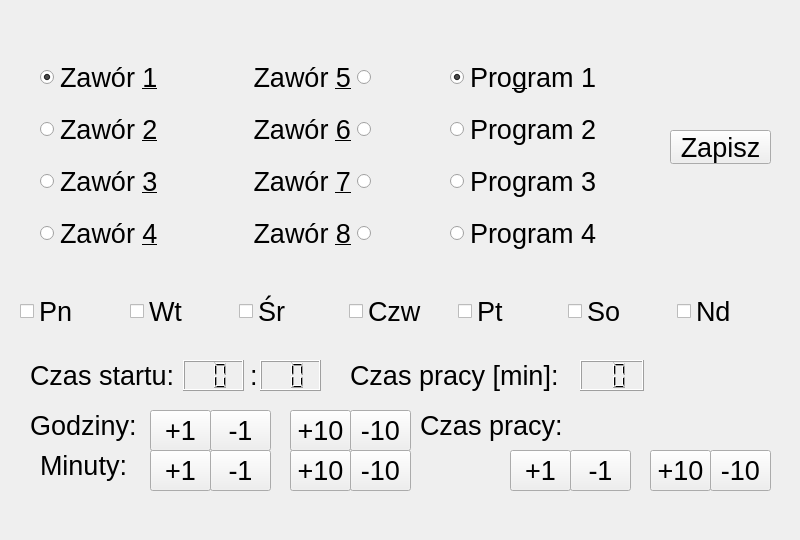
<?xml version="1.0" encoding="UTF-8"?>
<ui version="4.0">
 <class>ProgramForm</class>
 <widget class="QWidget" name="ProgramForm">
  <property name="geometry">
   <rect>
    <x>0</x>
    <y>0</y>
    <width>800</width>
    <height>540</height>
   </rect>
  </property>
  <property name="windowTitle">
   <string>Form</string>
  </property>
  <widget class="QWidget" name="gridLayoutWidget">
   <property name="geometry">
    <rect>
     <x>40</x>
     <y>50</y>
     <width>331</width>
     <height>211</height>
    </rect>
   </property>
   <property name="font">
    <font>
     <pointsize>20</pointsize>
    </font>
   </property>
   <layout class="QGridLayout" name="gridLayout">
    <item row="0" column="0">
     <widget class="QRadioButton" name="v1Button">
      <property name="text">
       <string>Zawór &amp;1</string>
      </property>
      <property name="checked">
       <bool>true</bool>
      </property>
     </widget>
    </item>
    <item row="1" column="0">
     <widget class="QRadioButton" name="v2Button">
      <property name="text">
       <string>Zawór &amp;2</string>
      </property>
     </widget>
    </item>
    <item row="2" column="0">
     <widget class="QRadioButton" name="v3Button">
      <property name="text">
       <string>Zawór &amp;3</string>
      </property>
     </widget>
    </item>
    <item row="3" column="0">
     <widget class="QRadioButton" name="v4Button">
      <property name="text">
       <string>Zawór &amp;4</string>
      </property>
     </widget>
    </item>
    <item row="0" column="1">
     <widget class="QRadioButton" name="v5Button">
      <property name="layoutDirection">
       <enum>Qt::RightToLeft</enum>
      </property>
      <property name="text">
       <string>Zawór &amp;5</string>
      </property>
     </widget>
    </item>
    <item row="1" column="1">
     <widget class="QRadioButton" name="v6Button">
      <property name="layoutDirection">
       <enum>Qt::RightToLeft</enum>
      </property>
      <property name="text">
       <string>Zawór &amp;6</string>
      </property>
     </widget>
    </item>
    <item row="2" column="1">
     <widget class="QRadioButton" name="v7Button">
      <property name="layoutDirection">
       <enum>Qt::RightToLeft</enum>
      </property>
      <property name="text">
       <string>Zawór &amp;7</string>
      </property>
     </widget>
    </item>
    <item row="3" column="1">
     <widget class="QRadioButton" name="v8Button">
      <property name="layoutDirection">
       <enum>Qt::RightToLeft</enum>
      </property>
      <property name="text">
       <string>Zawór &amp;8</string>
      </property>
     </widget>
    </item>
   </layout>
  </widget>
  <widget class="QWidget" name="verticalLayoutWidget">
   <property name="geometry">
    <rect>
     <x>450</x>
     <y>50</y>
     <width>189</width>
     <height>211</height>
    </rect>
   </property>
   <layout class="QVBoxLayout" name="verticalLayout">
    <item>
     <widget class="QRadioButton" name="programButton_1">
      <property name="font">
       <font>
        <pointsize>20</pointsize>
       </font>
      </property>
      <property name="text">
       <string>Pro&amp;gram 1</string>
      </property>
      <property name="checked">
       <bool>true</bool>
      </property>
     </widget>
    </item>
    <item>
     <widget class="QRadioButton" name="programButton_2">
      <property name="font">
       <font>
        <pointsize>20</pointsize>
       </font>
      </property>
      <property name="text">
       <string>Program 2</string>
      </property>
     </widget>
    </item>
    <item>
     <widget class="QRadioButton" name="programButton_4">
      <property name="font">
       <font>
        <pointsize>20</pointsize>
       </font>
      </property>
      <property name="text">
       <string>Program 3</string>
      </property>
     </widget>
    </item>
    <item>
     <widget class="QRadioButton" name="programButton_3">
      <property name="font">
       <font>
        <pointsize>20</pointsize>
       </font>
      </property>
      <property name="text">
       <string>Program 4</string>
      </property>
     </widget>
    </item>
   </layout>
  </widget>
  <widget class="QWidget" name="horizontalLayoutWidget">
   <property name="geometry">
    <rect>
     <x>20</x>
     <y>290</y>
     <width>761</width>
     <height>43</height>
    </rect>
   </property>
   <layout class="QHBoxLayout" name="horizontalLayout">
    <item>
     <widget class="QCheckBox" name="checkBox_1">
      <property name="font">
       <font>
        <pointsize>20</pointsize>
       </font>
      </property>
      <property name="text">
       <string>Pn</string>
      </property>
     </widget>
    </item>
    <item>
     <widget class="QCheckBox" name="checkBox_2">
      <property name="font">
       <font>
        <pointsize>20</pointsize>
       </font>
      </property>
      <property name="text">
       <string>Wt</string>
      </property>
     </widget>
    </item>
    <item>
     <widget class="QCheckBox" name="checkBox_3">
      <property name="font">
       <font>
        <pointsize>20</pointsize>
       </font>
      </property>
      <property name="text">
       <string>Śr</string>
      </property>
     </widget>
    </item>
    <item>
     <widget class="QCheckBox" name="checkBox_4">
      <property name="font">
       <font>
        <pointsize>20</pointsize>
       </font>
      </property>
      <property name="text">
       <string>Czw</string>
      </property>
     </widget>
    </item>
    <item>
     <widget class="QCheckBox" name="checkBox_5">
      <property name="font">
       <font>
        <pointsize>20</pointsize>
       </font>
      </property>
      <property name="text">
       <string>Pt</string>
      </property>
     </widget>
    </item>
    <item>
     <widget class="QCheckBox" name="checkBox_6">
      <property name="font">
       <font>
        <pointsize>20</pointsize>
       </font>
      </property>
      <property name="text">
       <string>So</string>
      </property>
     </widget>
    </item>
    <item>
     <widget class="QCheckBox" name="checkBox_7">
      <property name="font">
       <font>
        <pointsize>20</pointsize>
       </font>
      </property>
      <property name="text">
       <string>Nd</string>
      </property>
     </widget>
    </item>
   </layout>
  </widget>
  <widget class="QLabel" name="label">
   <property name="geometry">
    <rect>
     <x>30</x>
     <y>360</y>
     <width>151</width>
     <height>31</height>
    </rect>
   </property>
   <property name="font">
    <font>
     <pointsize>20</pointsize>
    </font>
   </property>
   <property name="text">
    <string>Czas startu:</string>
   </property>
  </widget>
  <widget class="QLCDNumber" name="hourLCDNumber">
   <property name="geometry">
    <rect>
     <x>183</x>
     <y>360</y>
     <width>61</width>
     <height>31</height>
    </rect>
   </property>
   <property name="digitCount">
    <number>2</number>
   </property>
  </widget>
  <widget class="QLCDNumber" name="minLCDNumber">
   <property name="geometry">
    <rect>
     <x>260</x>
     <y>360</y>
     <width>61</width>
     <height>31</height>
    </rect>
   </property>
   <property name="digitCount">
    <number>2</number>
   </property>
  </widget>
  <widget class="QLabel" name="label_2">
   <property name="geometry">
    <rect>
     <x>250</x>
     <y>360</y>
     <width>20</width>
     <height>31</height>
    </rect>
   </property>
   <property name="font">
    <font>
     <pointsize>20</pointsize>
    </font>
   </property>
   <property name="text">
    <string>:</string>
   </property>
  </widget>
  <widget class="QLabel" name="label_3">
   <property name="geometry">
    <rect>
     <x>30</x>
     <y>410</y>
     <width>111</width>
     <height>31</height>
    </rect>
   </property>
   <property name="font">
    <font>
     <pointsize>20</pointsize>
    </font>
   </property>
   <property name="text">
    <string>Godziny:</string>
   </property>
  </widget>
  <widget class="QLabel" name="label_4">
   <property name="geometry">
    <rect>
     <x>40</x>
     <y>450</y>
     <width>111</width>
     <height>31</height>
    </rect>
   </property>
   <property name="font">
    <font>
     <pointsize>20</pointsize>
    </font>
   </property>
   <property name="text">
    <string>Minuty:</string>
   </property>
  </widget>
  <widget class="QLabel" name="label_5">
   <property name="geometry">
    <rect>
     <x>350</x>
     <y>360</y>
     <width>221</width>
     <height>31</height>
    </rect>
   </property>
   <property name="font">
    <font>
     <pointsize>20</pointsize>
    </font>
   </property>
   <property name="text">
    <string>Czas pracy [min]:</string>
   </property>
  </widget>
  <widget class="QLCDNumber" name="workMinsLCDNumber">
   <property name="geometry">
    <rect>
     <x>580</x>
     <y>360</y>
     <width>64</width>
     <height>31</height>
    </rect>
   </property>
   <property name="digitCount">
    <number>2</number>
   </property>
  </widget>
  <widget class="QLabel" name="label_6">
   <property name="geometry">
    <rect>
     <x>420</x>
     <y>410</y>
     <width>151</width>
     <height>31</height>
    </rect>
   </property>
   <property name="font">
    <font>
     <pointsize>20</pointsize>
    </font>
   </property>
   <property name="text">
    <string>Czas pracy:</string>
   </property>
  </widget>
  <widget class="QPushButton" name="saveButton">
   <property name="geometry">
    <rect>
     <x>670</x>
     <y>130</y>
     <width>101</width>
     <height>34</height>
    </rect>
   </property>
   <property name="font">
    <font>
     <pointsize>20</pointsize>
    </font>
   </property>
   <property name="text">
    <string>Zapisz</string>
   </property>
  </widget>
  <widget class="QPushButton" name="hourMinus10Button">
   <property name="geometry">
    <rect>
     <x>350</x>
     <y>410</y>
     <width>61</width>
     <height>41</height>
    </rect>
   </property>
   <property name="font">
    <font>
     <pointsize>20</pointsize>
    </font>
   </property>
   <property name="text">
    <string>-10</string>
   </property>
  </widget>
  <widget class="QPushButton" name="hourPlus1Button">
   <property name="geometry">
    <rect>
     <x>150</x>
     <y>410</y>
     <width>61</width>
     <height>41</height>
    </rect>
   </property>
   <property name="font">
    <font>
     <pointsize>20</pointsize>
    </font>
   </property>
   <property name="text">
    <string>+1</string>
   </property>
  </widget>
  <widget class="QPushButton" name="hourPlus10Button">
   <property name="geometry">
    <rect>
     <x>290</x>
     <y>410</y>
     <width>61</width>
     <height>41</height>
    </rect>
   </property>
   <property name="font">
    <font>
     <pointsize>20</pointsize>
    </font>
   </property>
   <property name="text">
    <string>+10</string>
   </property>
  </widget>
  <widget class="QPushButton" name="hourMinus1Button">
   <property name="geometry">
    <rect>
     <x>210</x>
     <y>410</y>
     <width>61</width>
     <height>41</height>
    </rect>
   </property>
   <property name="font">
    <font>
     <pointsize>20</pointsize>
    </font>
   </property>
   <property name="text">
    <string>-1</string>
   </property>
  </widget>
  <widget class="QPushButton" name="minMinus1Button">
   <property name="geometry">
    <rect>
     <x>210</x>
     <y>450</y>
     <width>61</width>
     <height>41</height>
    </rect>
   </property>
   <property name="font">
    <font>
     <pointsize>20</pointsize>
    </font>
   </property>
   <property name="text">
    <string>-1</string>
   </property>
  </widget>
  <widget class="QPushButton" name="minPlus10Button">
   <property name="geometry">
    <rect>
     <x>290</x>
     <y>450</y>
     <width>61</width>
     <height>41</height>
    </rect>
   </property>
   <property name="font">
    <font>
     <pointsize>20</pointsize>
    </font>
   </property>
   <property name="text">
    <string>+10</string>
   </property>
  </widget>
  <widget class="QPushButton" name="minMinus10Button">
   <property name="geometry">
    <rect>
     <x>350</x>
     <y>450</y>
     <width>61</width>
     <height>41</height>
    </rect>
   </property>
   <property name="font">
    <font>
     <pointsize>20</pointsize>
    </font>
   </property>
   <property name="text">
    <string>-10</string>
   </property>
  </widget>
  <widget class="QPushButton" name="minPlus1Button">
   <property name="geometry">
    <rect>
     <x>150</x>
     <y>450</y>
     <width>61</width>
     <height>41</height>
    </rect>
   </property>
   <property name="font">
    <font>
     <pointsize>20</pointsize>
    </font>
   </property>
   <property name="text">
    <string>+1</string>
   </property>
  </widget>
  <widget class="QPushButton" name="workTimeMinus1Button">
   <property name="geometry">
    <rect>
     <x>570</x>
     <y>450</y>
     <width>61</width>
     <height>41</height>
    </rect>
   </property>
   <property name="font">
    <font>
     <pointsize>20</pointsize>
    </font>
   </property>
   <property name="text">
    <string>-1</string>
   </property>
  </widget>
  <widget class="QPushButton" name="workTimePlus10Button">
   <property name="geometry">
    <rect>
     <x>650</x>
     <y>450</y>
     <width>61</width>
     <height>41</height>
    </rect>
   </property>
   <property name="font">
    <font>
     <pointsize>20</pointsize>
    </font>
   </property>
   <property name="text">
    <string>+10</string>
   </property>
  </widget>
  <widget class="QPushButton" name="workTimeMinus10Button">
   <property name="geometry">
    <rect>
     <x>710</x>
     <y>450</y>
     <width>61</width>
     <height>41</height>
    </rect>
   </property>
   <property name="font">
    <font>
     <pointsize>20</pointsize>
    </font>
   </property>
   <property name="text">
    <string>-10</string>
   </property>
  </widget>
  <widget class="QPushButton" name="workTimePlus1Button">
   <property name="geometry">
    <rect>
     <x>510</x>
     <y>450</y>
     <width>61</width>
     <height>41</height>
    </rect>
   </property>
   <property name="font">
    <font>
     <pointsize>20</pointsize>
    </font>
   </property>
   <property name="text">
    <string>+1</string>
   </property>
  </widget>
 </widget>
 <resources/>
 <connections/>
</ui>
